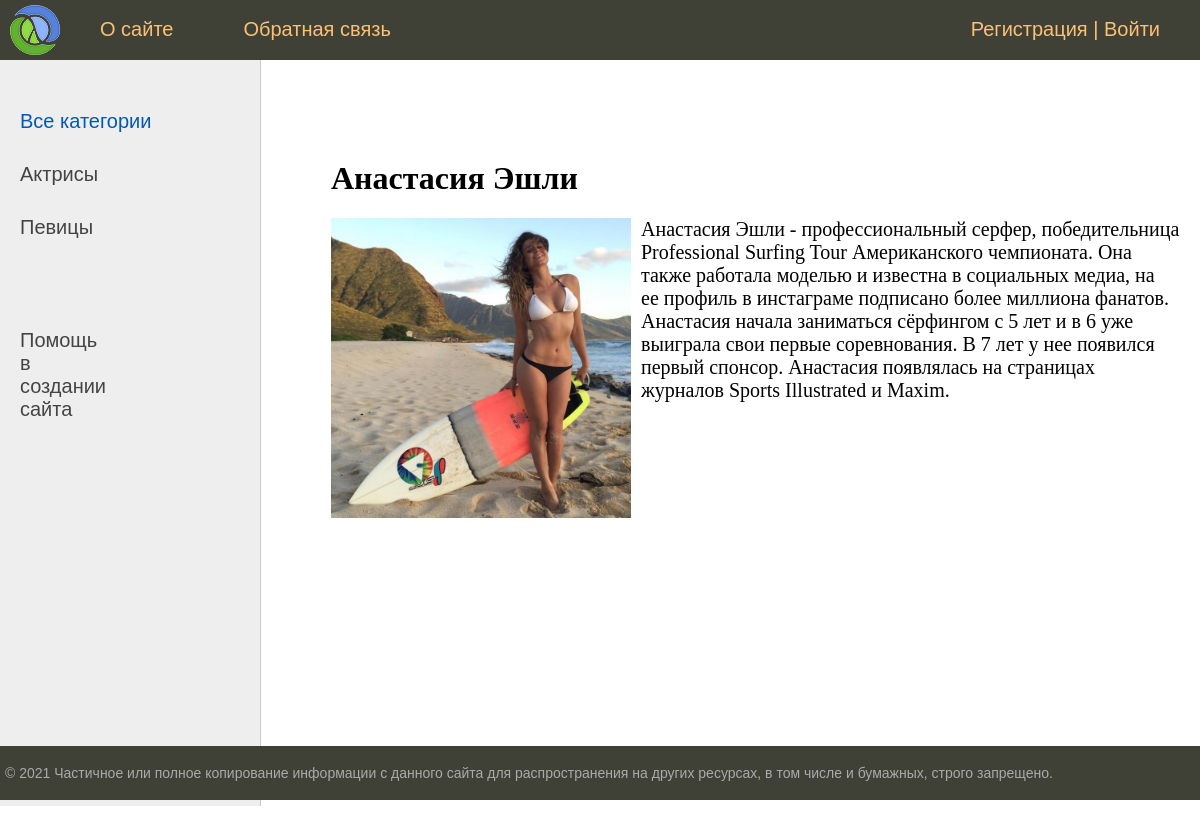
The page /post/anastasiya-eshli/ on the database its author committed.
### jornal/models.py (models this page shows, shortened)
class Category(models.Model):
    name = models.CharField(max_length=100, db_index=True, verbose_name="Категория")
    slug = models.SlugField(max_length=255, unique=True, db_index=True, verbose_name="URL")
    def get_absolute_url(self):
        return reverse('category', kwargs={'cat_slug': self.slug})
    class Meta:
        verbose_name = 'Категорию'
        verbose_name_plural = 'Категории'
        ordering = ['id']

class Jornal(models.Model):
    title = models.CharField(max_length=255, verbose_name="Заголовок")
    slug = models.SlugField(max_length=255, unique=True, db_index=True, verbose_name="URL")
    content = models.TextField(blank=True, verbose_name="Текст статьи")
    photo = models.ImageField(upload_to="photos/%Y/%m/%d/", verbose_name="Фото")
    time_create = models.DateTimeField(auto_now_add=True, verbose_name="Время создания")
    time_update = models.DateTimeField(auto_now=True, verbose_name="Время изменения")
    is_published = models.BooleanField(default=True, verbose_name="Публикация")
    cat = models.ForeignKey('Category', on_delete=models.PROTECT, verbose_name="Категории")
    def __str__(self):
        return self.title
    class Meta:
        verbose_name = 'Статью о личности'
        verbose_name_plural = 'Статьи о личностях'
        ordering = ['-time_create', 'title']

### jornal/views.py (the view)
# urls.py: path('post/<slug:post_slug>/', ShowPost.as_view(), name='post'),
class ShowPost(DataMixin, DetailView):
    model = Jornal
    template_name = 'jornal/post.html'
    slug_url_kwarg = 'post_slug'
    context_object_name = 'post'
    def get_context_data(self, *, object_list=None, **kwargs):
        context = super().get_context_data(**kwargs)
        c_def = self.get_user_context(title=context['post'])
        return dict(list(context.items()) + list(c_def.items()))

### jornal/utils.py (called while the page is built)
    def get_user_context(self, **kwargs):
        context = kwargs
        cats = Category.objects.annotate(Count('jornal'))
        user_menu = menu.copy()
        if not self.request.user.is_authenticated:
            user_menu.pop(1)
        context['menu'] = user_menu
        context['cats'] = cats
        if 'cat_selected' not in context:
            context['cat_selected'] = 0
        return context

### jornal/templates/jornal/post.html
{% extends 'jornal/base.html' %}
{% block content %}
<h1>{{post.title}}</h1>
{% if post.photo %}
<p><img class="img-article-left" src="{{post.photo.url}}"></p>
{% endif %}
{{post.content|linebreaks}}
{% endblock %}

### jornal/templates/jornal/base.html (shortened to what this page needs)
{% load static %}
{% load jornal_tags %}
<!DOCTYPE html>
<html>
<head>
	<link type="text/css" href="{% static 'jornal/css/styles.css' %}" rel="stylesheet" />
</head>
<body>
<table class="table-page" border=0 cellpadding="0" cellspacing="0">
<tr><td valign=top>
{% block mainmenu %}
		<div class="header">
			<ul id="mainmenu" class="mainmenu">
			<li class="logo"><a href="{% url 'home' %}"><div class="logo"></div></a></li>
{% for m in menu %}
			<li><a href="{% url m.url_name %}">{{m.title}}</a></li>
{% endfor %}
	{% if request.user.is_authenticated %}
				<li class="last"> {{user.username}} | <a href="{% url 'logout' %}">Выйти</a></li>
				{% else %}
				<li class="last"><a href="{% url 'register' %}">Регистрация</a> | <a href="{% url 'login' %}">Войти</a></li>
	{% endif %}
			</ul>
		</div>
{% endblock mainmenu %}
<table class="table-content" border=0 cellpadding="0" cellspacing="0">
<tr>
		<td valign="top" class="left-chapters">
	<ul id="leftchapters">
{% if cat_selected == 0 %}
		<li class="selected">Все категории</li>
{% else %}
		<li><a href="{% url 'home' %}">Все категории</a></li>
{% endif %}
{% for c in cats %}
{% if c.jornal__count > 0 %}
	{% if c.pk == cat_selected %}
		<li class="selected">{{c.name}}</li>
	{% else %}
		<li><a href="{{ c.get_absolute_url }}">{{c.name}}</a></li>
	{% endif %}
{% endif %}
{% endfor %}
		<li class="share">
		<a href="https://proproprogs.ru/django" ><p>Помощь в создании сайта</p></a>
		</li>
	</ul>
</td>
<td valign="top" class="content">
<div class="content-text">
{% block content %}
{% endblock %}
	</div>
</td></tr></table>
</td></tr>
<tr><td valign=top>
	<div id="footer">
		<p>&copy; 2021 Частичное или полное копирование информации с данного сайта для распространения на других ресурсах, в том числе и бумажных, строго запрещено.</p>
	</div>
</td></tr></table>
</body>
</html>

### jornal/static/jornal/css/styles.css (style rules this page uses)
html, body { font-family: 'Arial'; margin: 0; padding: 0; height: 100%; width: 100%; color: #444; }
a { color: #0059b2; text-decoration: none; }
img { max-width: 600px; height: auto; }
img.img-article-left { max-width: 300px; height: auto; float: left; padding: 0 10px 10px 0; }
.table-page { width: 100%; height: 100%; vertical-align: top; }
.table-page tr { height: 100%; }
.header { background: #3F4137; height: 60px; }
.logo { background: url('../images/logo.png') no-repeat 10px 5px; width: 70px; height: 60px; }
ul.mainmenu { list-style: none; margin: 0; padding: 0; height: 60px; color: #fdc073; font-size: 20px; overflow: hidden; }
ul.mainmenu li { float: left; margin: 18px 40px 0 30px; }
ul.mainmenu li.logo { margin: 0; }
ul.mainmenu li.last { float: right; }
ul.mainmenu li a { color: #fdc073; text-decoration: none; }
.table-content { width: 100%; min-height: 100%; height: 100%; }
.left-chapters { margin: 0; background: #eee; border-right: 1px solid #ccc; min-height: 100%; }
.left-chapters ul { width: 230px; min-height: 100%; margin: 0; padding: 20px 10px 10px 20px; list-style: none; font-size: 20px; }
.left-chapters ul li { margin: 30px 0 0 0; color: #999; }
.left-chapters ul li.selected { color: #0059b2; }
.left-chapters ul li a { color: #444; text-decoration: none; }
.left-chapters ul li.share { margin: 60px 0 0 0; }
.left-chapters ul li.share p { margin: 30px 0 30px 0; }
.left-chapters ul li.share a { display: inline-block; width: 40px; height: 40px; margin: 0 20px 0 0; }
.content { padding: 40px 20px 20px 40px; width: 100%; box-sizing: border-box; }
.content-text { margin: 60px 0 0 30px; color: #000; font-size: 20px; font-family: Yandex Sans Display Light; }
.content-text h1 { font-size: 32px; }
#footer { box-sizing: border-box; background: #3F4137; padding: 5px; color: #aaa; font-size: 14px; font-family: Verdana, Geneva, Arial, Helvetica; text-align: left; overflow: hidden; }

### rows shown on the page
Category: name "Актрисы"
Category: name "Певицы"
Jornal: title "Анастасия Эшли", photo (picture), content "Анастасия Эшли - профессиональный серфер, победительница Professional Surfing Tour Американского чемпионата. Она также работала моделью и известна в социальных медиа, на ее профиль в инстаграме подписано более миллиона фанатов. Анастасия начала заниматься сёрфингом с 5 лет и в 6 уже выиграла свои первые соревнования. В 7 лет у нее появился первый спонсор. Анастасия появлялась на страницах журналов Sports Illustrated и Maxim."

### other values the page prints
{{ m.title }} "О сайте" "Обратная связь"
